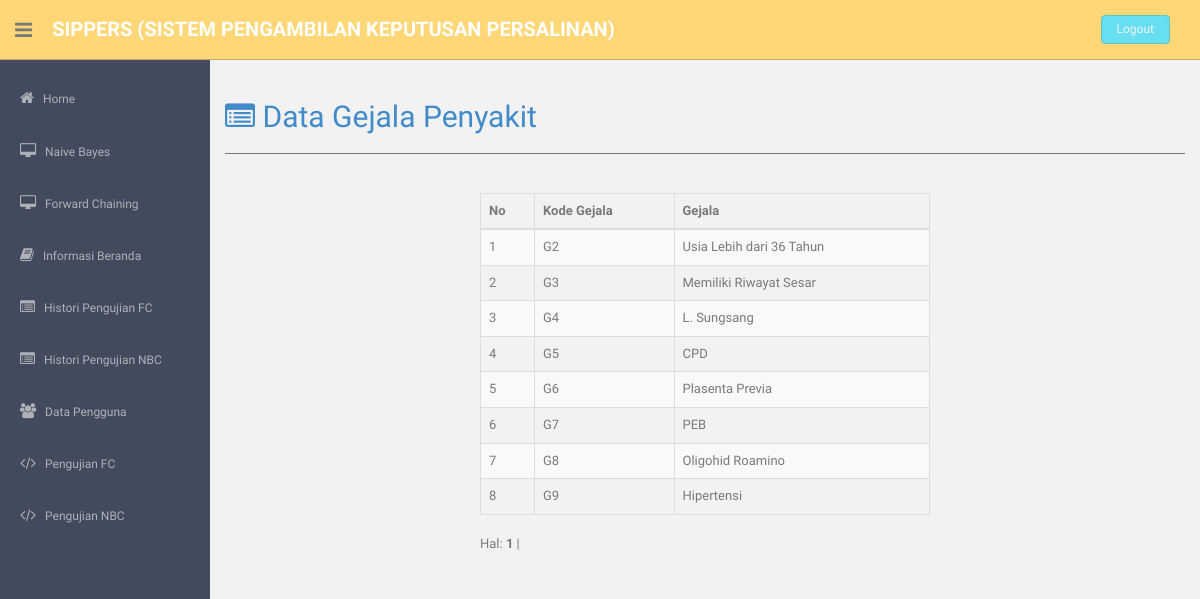
The app's page /admin/theme/index.php?page=gejala_penyakit (signed in) with its own data.
### tables this page shows
CREATE TABLE `nbc_atribut` (
  `id_atribut` tinyint(3) unsigned NOT NULL AUTO_INCREMENT,
  `atribut` varchar(100) NOT NULL,
  PRIMARY KEY (`id_atribut`)
);

### admin/gejala/lihat_gejala_penyakit.php (the view, shortened to what this page needs)
<?php
include "../config/koneksi.php";
include "../config/class_paging.php";
echo"<h2><a  href='?page=gejala'><i class='fa fa-list-alt'></i> Data Gejala Penyakit</a></h2><hr>";
$p      = new Paging;
$batas  = 10;
$posisi = $p->cariPosisi($batas);
$query=mysqli_query( $con, "SELECT * from nbc_atribut where id_atribut > 1 order by id_atribut asc LIMIT $posisi,$batas");
?>
<form method="post" action="?page=input_gejala_penyakit" class="col-md-6 col-md-offset-3">
<br><table class="table table-bordered table-striped">
    <thead class="cf">
    <tr>
	<th>No</th>
	<th>Kode Gejala </th>
	<th>Gejala</th>
	</tr>
	</thead>
    <tbody>
<?php
$no=$posisi+1;;
while ($hasil=mysqli_fetch_array($query)) {
echo "<tr>
	  <td> $no</td>
	  <td>G$hasil[id_atribut]</td>
	  <td>$hasil[atribut]</td>
	  </tr>";
$no++;
}
echo'</table>';
	$jmldata = mysqli_num_rows(mysqli_query($con, "SELECT * FROM nbc_atribut where id_atribut > 1"));
    $jmlhalaman  = $p->jumlahHalaman($jmldata, $batas);
    $linkHalaman = $p->navHalaman($_GET['halaman'], $jmlhalaman);
echo "<div id=paging>Hal: $linkHalaman</div><br>";
?>

### admin/theme/assets/css/style.css (style rules this page uses)
body { color: #797979; background: #f2f2f2; font-family: 'Ruda', sans-serif; padding: 0px !important; margin: 0px !important; font-size:13px; }
a, a:hover, a:focus { text-decoration: none; outline: none; }
hr { margin-top: 20px; margin-bottom: 20px; border: 0; border-top: 1px solid #797979; }

### records on screen
nbc_atribut: id_atribut "2", atribut "Usia Lebih dari 36 Tahun"
nbc_atribut: id_atribut "3", atribut "Memiliki Riwayat Sesar"
nbc_atribut: id_atribut "4", atribut "L. Sungsang"
nbc_atribut: id_atribut "5", atribut "CPD"
nbc_atribut: id_atribut "6", atribut "Plasenta Previa"
nbc_atribut: id_atribut "7", atribut "PEB"
nbc_atribut: id_atribut "8", atribut "Oligohid Roamino"
nbc_atribut: id_atribut "9", atribut "Hipertensi"
